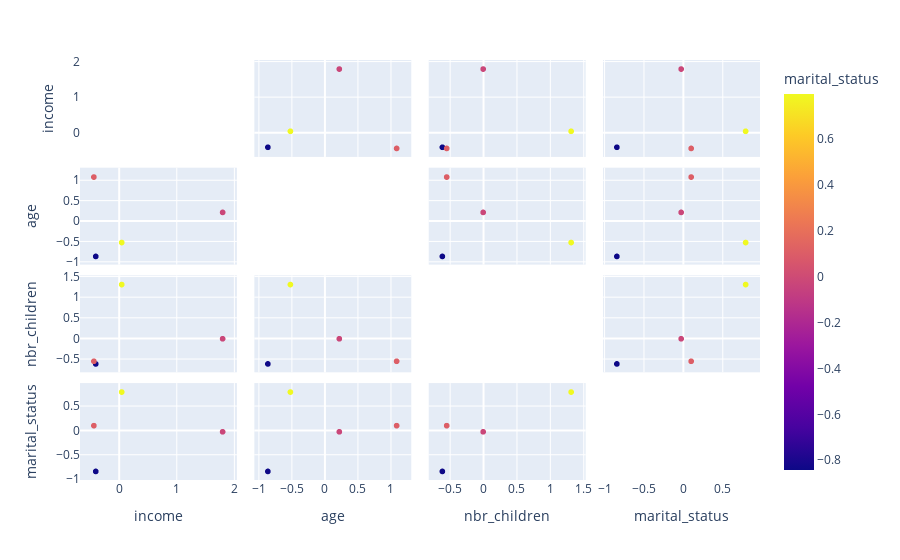

Notebook code for this chart:
### Code cell
features = df_labels.columns.values

fig = px.scatter_matrix(
    df_labels,
    dimensions=features,
    color="marital_status",
    height=1000
)
fig.update_traces(diagonal_visible=False)
fig.show()

### Figure 1 — Plotly figure (JSON) as saved in the notebook; plotly's stock layout.template omitted (floating-point values rounded to 4 significant figures)
{"data": [{"diagonal": {"visible": false}, "dimensions": [{"axis": {"matches": true}, "label": "income", "values": [-0.4067, -0.4391, 0.0449, 1.802]}, {"axis": {"matches": true}, "label": "age", "values": [-0.8576, 1.097, -0.5155, 0.2268]}, {"axis": {"matches": true}, "label": "nbr_children", "values": [-0.6125, -0.5477, 1.32, -0.0002798]}, {"axis": {"matches": true}, "label": "marital_status", "values": [-0.8425, 0.1026, 0.7958, -0.02461]}], "hovertemplate": "%{xaxis.title.text}=%{x}<br>%{yaxis.title.text}=%{y}<br>marital_status=%{marker.color}<extra></extra>", "legendgroup": "", "marker": {"color": [-0.8425, 0.1026, 0.7958, -0.02461], "coloraxis": "coloraxis", "symbol": "circle"}, "name": "", "showlegend": false, "type": "splom"}], "layout": {"autosize": true, "coloraxis": {"colorbar": {"title": {"text": "marital_status"}}, "colorscale": [[0, "#0d0887"], [0.1111, "#46039f"], [0.2222, "#7201a8"], [0.3333, "#9c179e"], [0.4444, "#bd3786"], [0.5556, "#d8576b"], [0.6667, "#ed7953"], [0.7778, "#fb9f3a"], [0.8889, "#fdca26"], [1, "#f0f921"]]}, "dragmode": "select", "legend": {"tracegroupgap": 0}, "margin": {"t": 60}, "xaxis": {"autorange": true, "range": [-0.6182, 1.982], "type": "linear"}, "xaxis2": {"autorange": true, "range": [-1.014, 1.253], "type": "linear"}, "xaxis3": {"autorange": true, "range": [-0.7669, 1.474], "type": "linear"}, "xaxis4": {"autorange": true, "range": [-0.9734, 0.9267], "type": "linear"}, "yaxis": {"autorange": true, "range": [-0.6182, 1.982], "type": "linear"}, "yaxis2": {"autorange": true, "range": [-1.014, 1.253], "type": "linear"}, "yaxis3": {"autorange": true, "range": [-0.7669, 1.474], "type": "linear"}, "yaxis4": {"autorange": true, "range": [-0.9734, 0.9267], "type": "linear"}}}
